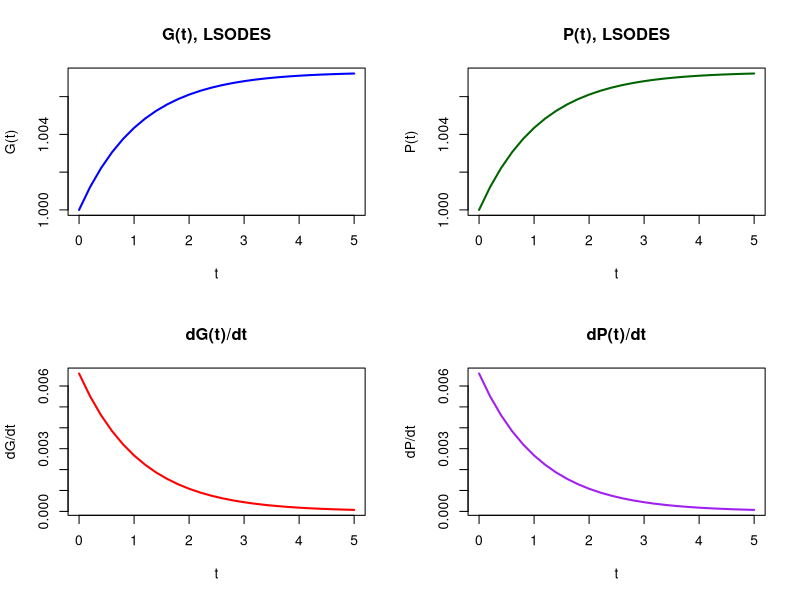
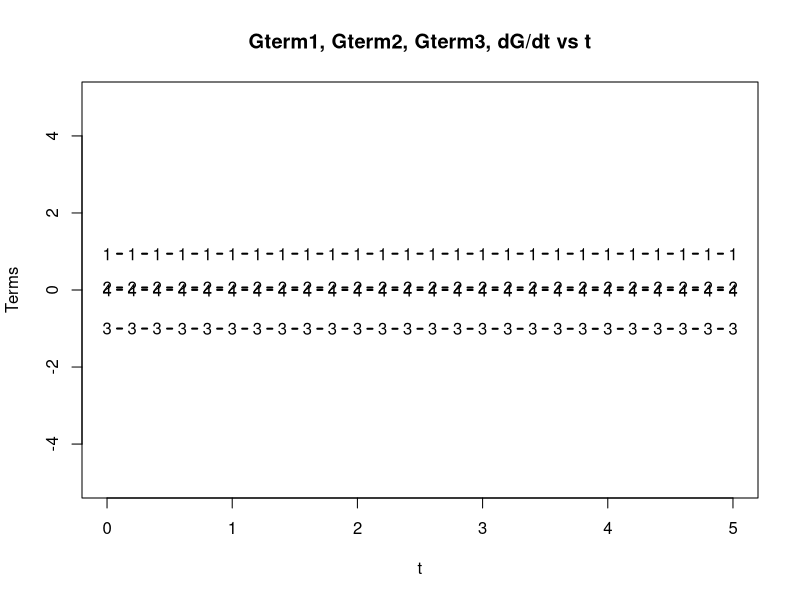
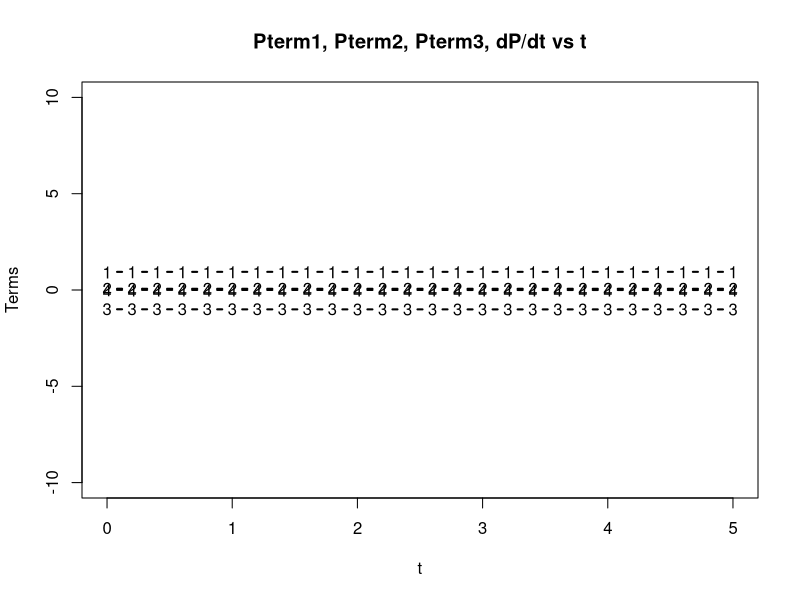
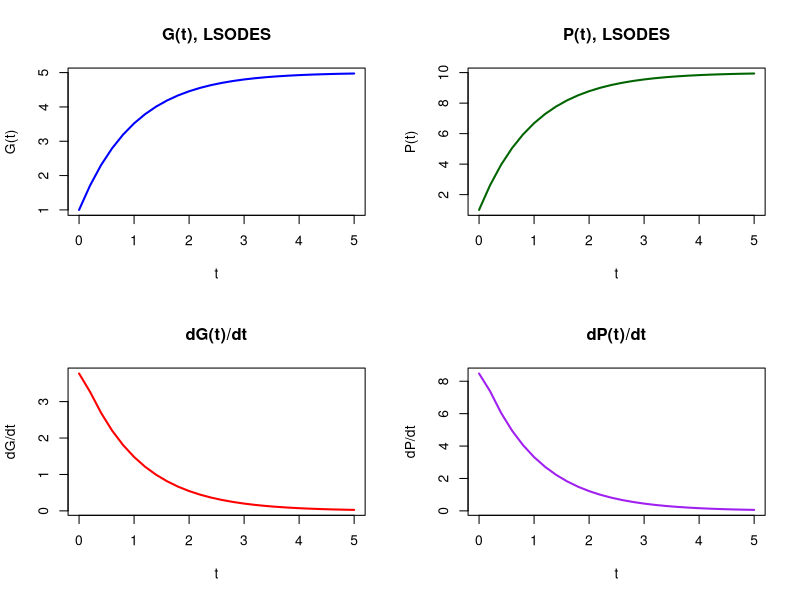
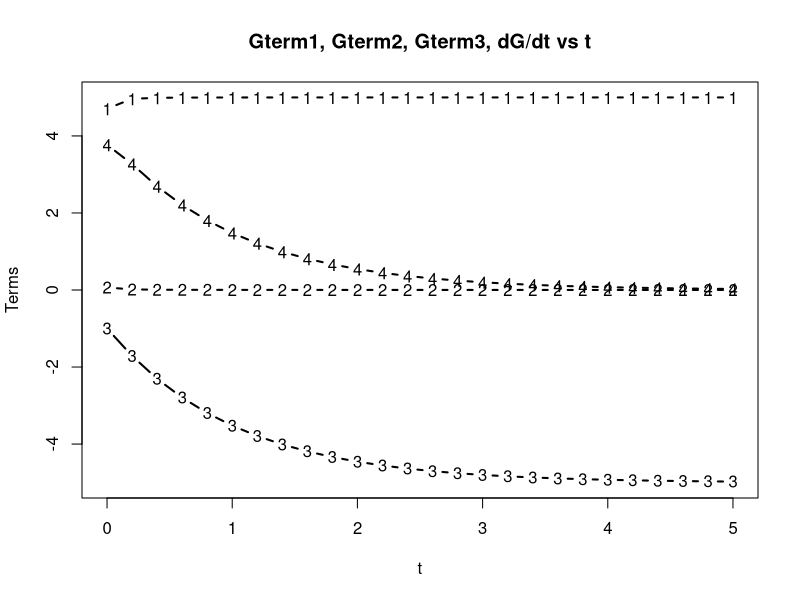
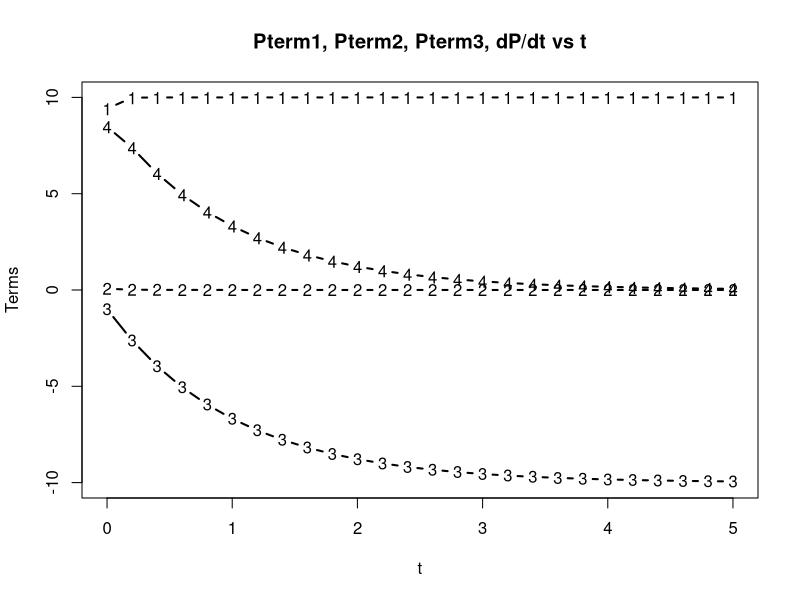

Reproduce these figures in R, in order.

library("deSolve")  # ODE solver

# -------- ODE Function --------
stem_1 <- function(t, y, parms) {
  G <- y[1]
  P <- y[2]
  
  dGdt <- a1 * G^n / (tha1^n + G^n) + b1 * thb1^m / (thb1^m + G^m * P^m) - k1 * G
  dPdt <- a2 * P^n / (tha2^n + P^n) + b2 * thb2^m / (thb2^m + G^m * P^m) - k2 * P
  
  # Track number of calls
  ncall <<- ncall + 1
  
  return(list(c(dGdt, dPdt)))
}

# -------- Main Program --------
for (ncase in 1:2) {
  
  # Model parameters
  b1 <- 1; b2 <- 1
  tha1 <- 0.5; tha2 <- 0.5
  thb1 <- 0.07; thb2 <- 0.07
  k1 <- 1; k2 <- 1
  n <- 4; m <- 1
  
  # Initial conditions based on case
  if (ncase == 1) {
    G0 <- 1; P0 <- 1; a1 <- 1; a2 <- 1
  } else if (ncase == 2) {
    G0 <- 1; P0 <- 1; a1 <- 5; a2 <- 10
  }
  
  # Time settings
  tf <- 5
  nout <- 26
  tm <- seq(from = 0, to = tf, by = tf / (nout - 1))
  ncall <- 0
  
  # Initialize arrays
  G <- P <- dG <- dP <- numeric(nout)
  G[1] <- G0; P[1] <- P0
  
  # Initial derivatives
  dydt <- stem_1(tm[1], c(G[1], P[1]), NULL)[[1]]
  dG[1] <- dydt[1]; dP[1] <- dydt[2]
  
  # Header
  cat(sprintf("\n ncase = %2d    n = %5.2f   m = %5.2f\n\n", ncase, n, m))
  cat(sprintf("   t       G(t)     P(t)   dG/dt   dP/dt\n"))
  cat(sprintf("%5.2f %10.3f %10.3f %8.3f %8.3f\n", tm[1], G[1], P[1], dG[1], dP[1]))
  
  # ODE solver
  out <- lsodes(times = tm, y = c(G[1], P[1]), func = stem_1, parms = NULL,
                rtol = 1e-8, atol = 1e-8)
  
  for (i in 2:nout) {
    G[i] <- out[i, 2]
    P[i] <- out[i, 3]
    dydt <- stem_1(tm[i], c(G[i], P[i]), NULL)[[1]]
    dG[i] <- dydt[1]
    dP[i] <- dydt[2]
    cat(sprintf("%5.2f %10.3f %10.3f %8.3f %8.3f\n", tm[i], G[i], P[i], dG[i], dP[i]))
  }
  
  cat(sprintf("\n Number of calls to stem_1 = %5d\n\n", ncall))
  
  # Plots
  par(mfrow = c(2, 2))
  plot(tm, G, type = "l", lwd = 2, col = "blue", main = "G(t), LSODES", xlab = "t", ylab = "G(t)")
  plot(tm, P, type = "l", lwd = 2, col = "darkgreen", main = "P(t), LSODES", xlab = "t", ylab = "P(t)")
  plot(tm, dG, type = "l", lwd = 2, col = "red", main = "dG(t)/dt", xlab = "t", ylab = "dG/dt")
  plot(tm, dP, type = "l", lwd = 2, col = "purple", main = "dP(t)/dt", xlab = "t", ylab = "dP/dt")
  
  # -------- Term Analysis (Optional Plotting) --------
  Gterm1 <- Gterm2 <- Gterm3 <- Pterm1 <- Pterm2 <- Pterm3 <- numeric(nout)
  
  for (i in 1:nout) {
    Gterm1[i] <- a1 * G[i]^n / (tha1^n + G[i]^n)
    Gterm2[i] <- b1 * thb1^m / (thb1^m + G[i]^m * P[i]^m)
    Gterm3[i] <- -k1 * G[i]
    Pterm1[i] <- a2 * P[i]^n / (tha2^n + P[i]^n)
    Pterm2[i] <- b2 * thb2^m / (thb2^m + G[i]^m * P[i]^m)
    Pterm3[i] <- -k2 * P[i]
  }
  
  # Plot G terms
  par(mfrow = c(1, 1))
  plot(tm, Gterm1, type = "b", lwd = 2, pch = "1", ylim = c(-5, 5),
       main = "Gterm1, Gterm2, Gterm3, dG/dt vs t", xlab = "t", ylab = "Terms")
  lines(tm, Gterm2, type = "b", lwd = 2, pch = "2")
  lines(tm, Gterm3, type = "b", lwd = 2, pch = "3")
  lines(tm, dG,      type = "b", lwd = 2, pch = "4")
  
  # Plot P terms
  plot(tm, Pterm1, type = "b", lwd = 2, pch = "1", ylim = c(-10, 10),
       main = "Pterm1, Pterm2, Pterm3, dP/dt vs t", xlab = "t", ylab = "Terms")
  lines(tm, Pterm2, type = "b", lwd = 2, pch = "2")
  lines(tm, Pterm3, type = "b", lwd = 2, pch = "3")
  lines(tm, dP,      type = "b", lwd = 2, pch = "4")
}
